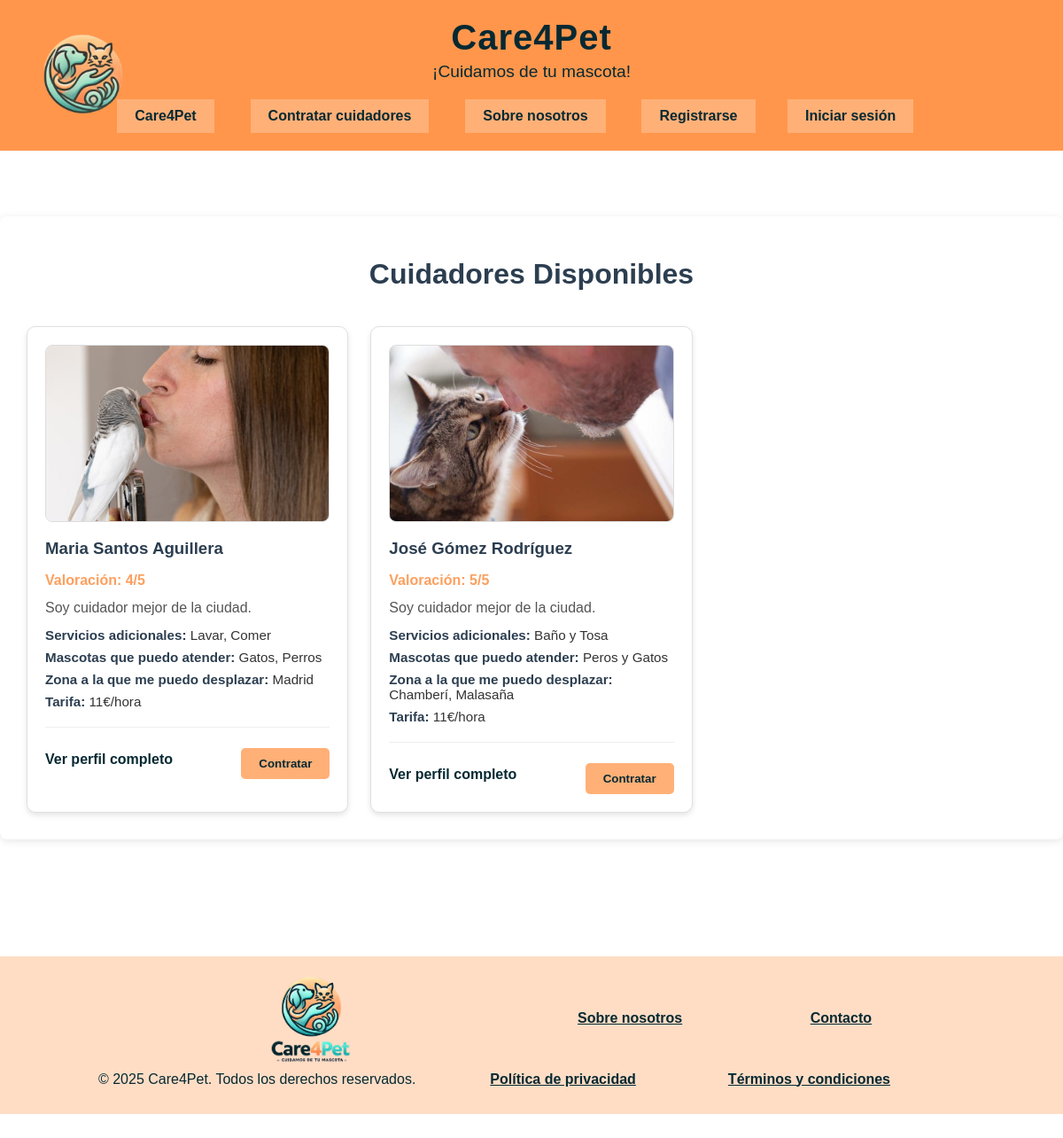
Page /pagina_contratacion.php on the committed database.
### tables this page shows
CREATE TABLE `cuidadores` (
  `idUsuario` bigint(20) UNSIGNED NOT NULL,
  `TiposDeMascotas` longtext DEFAULT NULL,
  `Tarifa` decimal(10,0) UNSIGNED NOT NULL,
  `Descripcion` text DEFAULT NULL,
  `ServiciosAdicionales` longtext DEFAULT NULL,
  `Valoracion` tinyint(3) UNSIGNED DEFAULT NULL,
  `ZonasAtendidas` longtext DEFAULT NULL
);

CREATE TABLE `usuarios` (
  `idUsuario` bigint(20) UNSIGNED NOT NULL,
  `Nombre` varchar(255) NOT NULL,
  `Apellidos` varchar(255) NOT NULL,
  `Correo` varchar(255) NOT NULL,
  `Contraseña` varchar(255) NOT NULL,
  `DNI` varchar(255) NOT NULL,
  `Telefono` int(11) NOT NULL,
  `FotoPerfil` text DEFAULT NULL,
  `Direccion` varchar(255) DEFAULT NULL,
  `esDueno` tinyint(1) NOT NULL DEFAULT 0,
  `esCuidador` tinyint(1) NOT NULL DEFAULT 0,
  `esAdmin` tinyint(1) NOT NULL DEFAULT 0,
  `cuentaActiva` tinyint(1) NOT NULL DEFAULT 1,
  `fecha_registro` timestamp NOT NULL DEFAULT current_timestamp(),
  `verificado` tinyint(1) NOT NULL DEFAULT 0,
  `documento_verificacion` varchar(255) DEFAULT NULL
);

### includes/mysql/DatabaseConnection.php (called while the page is built, shortened)
<?php
    class DatabaseConnection {
        private static ?DatabaseConnection $instance = null;
        private ?mysqli $connection = null;
        private function __construct() {
            $this->connection = new mysqli(
                BD_HOST,
                BD_USER,
                BD_PASS,
                BD_NAME
            );
        }
        public static function getInstance() {
            if (self::$instance === null) {
                self::$instance = new DatabaseConnection();
            }
            return self::$instance;
        }
        public function getConnection() {
            return $this->connection;
        }
    }
?>

### includes/mysql/DAOs/DAOCuidador.php (called while the page is built, shortened)
<?php
    class DAOCuidador {
        private static $DAOCuidadorInstance = null;
        private $con;
        private function __construct() {
            require_once __DIR__ . '/../../clases/Cuidador_t.php';
            require_once __DIR__ . '/../DatabaseConnection.php';
            $this->con = (DatabaseConnection::getInstance())->getConnection();
        }
        public static function getInstance() {
            if (null === self::$DAOCuidadorInstance) {
                self::$DAOCuidadorInstance = new DAOCuidador();
            }
            return self::$DAOCuidadorInstance;
        }
        public function leerTodosLosCuidadores() {
            $sentencia_sql = "SELECT * FROM cuidadores";
            $consulta_resultado = $this->con->query($sentencia_sql);
            $arrayCuidadores = [];
            if ($consulta_resultado->num_rows > 0) {
                while ($cuidadorActual = $consulta_resultado->fetch_assoc()) {
                    $idUsuario = $cuidadorActual["idUsuario"];
                    $tiposDeMascotas = $cuidadorActual["TiposDeMascotas"];
                    $tarifa = $cuidadorActual["Tarifa"];
                    $descripcion = $cuidadorActual["Descripcion"];
                    $serviciosAdicionales = $cuidadorActual["ServiciosAdicionales"];
                    $valoracion = $cuidadorActual["Valoracion"];
                    $zonasAtendidas = $cuidadorActual["ZonasAtendidas"];
                    $cuidadorAAnadir = new tCuidador($idUsuario, $tiposDeMascotas, $tarifa,
                        $descripcion, $serviciosAdicionales, $valoracion, $zonasAtendidas);
                    $arrayCuidadores[] = $cuidadorAAnadir;
                }
                return $arrayCuidadores;
            }
            else {
                return NULL;
            }
        }
    }
?>

### includes/clases/Cuidador_t.php (called while the page is built, shortened)
<?php
    class tCuidador {
        public $id, $tiposDeMascotas, $tarifa, $descripcion, $serviciosAdicionales,
            $valoracion, $zonasAtendidas;
        public function __construct($id, $tiposDeMascotas = "", $tarifa = 0,
            $descripcion = "", $serviciosAdicionales = "", $valoracion = 0, $zonasAtendidas = "") {
            $this->id = $id;
            $this->tiposDeMascotas = $tiposDeMascotas;
            $this->tarifa = $tarifa;
            $this->descripcion = $descripcion;
            $this->serviciosAdicionales = $serviciosAdicionales;
            $this->valoracion = $valoracion;
            $this->zonasAtendidas = $zonasAtendidas;
        }
        public function getId() { return $this->id; }
        public function getTiposDeMascotas() { return $this->tiposDeMascotas; }
        public function getTarifa() { return $this->tarifa; }
        public function getDescripcion() { return $this->descripcion; }
        public function getServiciosAdicionales() { return $this->serviciosAdicionales; }
        public function getValoracion() { return $this->valoracion; }
        public function getZonasAtendidas() { return $this->zonasAtendidas; }
    }
?>

### includes/mysql/DAOs/DAOUsuario.php (called while the page is built, shortened)
<?php
    class DAOUsuario {
        private static $DAOUsuarioInstance = null;
        private $con;
        private function __construct() {
            require_once __DIR__ . '/../../clases/Usuario_t.php';
            require_once __DIR__ . '/../DatabaseConnection.php';
            $this->con = (DatabaseConnection::getInstance())->getConnection();
        }
        public static function getInstance() {
            if (null === self::$DAOUsuarioInstance) {
                self::$DAOUsuarioInstance = new DAOUsuario();
            }
            return self::$DAOUsuarioInstance;
        }
        public function leerTodosLosUsuarios() {
            $sentencia_sql = "SELECT * FROM usuarios";
            $consulta_resultado = $this->con->query($sentencia_sql);
            $arrayUsuarios = [];
            if ($consulta_resultado->num_rows > 0) {
                while ($usuarioActual = $consulta_resultado->fetch_assoc()) {
                    $idUsuario = $usuarioActual["idUsuario"];
                    $nombre = $usuarioActual["Nombre"];
                    $apellidos = $usuarioActual["Apellidos"];
                    $correo = $usuarioActual["Correo"];
                    $contrasena = $usuarioActual["Contraseña"];
                    $dni = $usuarioActual["DNI"];
                    $telefono = $usuarioActual["Telefono"];
                    $fotoPerfil = $usuarioActual["FotoPerfil"];
                    $direccion = $usuarioActual["Direccion"];
                    $esDueno = $usuarioActual["esDueno"];
                    $esCuidador = $usuarioActual["esCuidador"];
                    $esAdmin = $usuarioActual["esAdmin"];
                    $cuentaActiva = $usuarioActual["cuentaActiva"];
                    $fecha_registro = $usuarioActual["fecha_registro"];
                    $usuarioAAnadir = new tUsuario($idUsuario, $nombre, $apellidos,
                        $correo, $contrasena, $dni, $telefono, $fotoPerfil,
                        $direccion, $esDueno, $esCuidador, $esAdmin, $cuentaActiva, $fecha_registro);
                    $arrayUsuarios[] = $usuarioAAnadir;
                }
                return $arrayUsuarios;
            }
            else {
                return NULL;
            }
        }
    }
?>

### includes/clases/Usuario_t.php (called while the page is built, shortened)
<?php
    class tUsuario {
        public $id, $nombre, $apellidos, $correo, $contrasena,
            $dni, $telefono, $fotoPerfil, $direccion, $esDueno,
            $esCuidador, $esAdmin, $cuentaActiva, $fecha_registro,
            $verificado, $documento_verificacion;
        public function __construct($id = NULL, $nombre = "", $apellidos = "",
            $correo = "", $contrasena = "", $dni = "", $telefono = "", $fotoPerfil = "",
            $direccion = "", $esDueno = 0, $esCuidador = 0, $esAdmin = 0,
            $cuentaActiva = 1, $fecha_registro = NULL, $verificado = 0, $documento_verificacion = NULL) {
            if ($id == NULL) $this->id = rand();
            else $this->id = $id;
            $this->nombre = $nombre;
            $this->apellidos = $apellidos;
            $this->fotoPerfil = $fotoPerfil;
        }
        public function getId() { return $this->id; }
        public function getNombre() { return $this->nombre; }
        public function getApellidos() { return $this->apellidos; }
        public function getFotoPerfil() { return $this->fotoPerfil; }
    }
?>

### pagina_contratacion.php (the view, shortened to what this page needs)
<?php
require_once __DIR__ . '/includes/mysql/DAOs/DAOCuidador.php';
require_once __DIR__ . '/includes/mysql/DAOs/DAOUsuario.php';
$cuidadores = [];
$error = null;
        try {
             $daoCuidador = DAOCuidador::getInstance();
            $daoUsuario = DAOUsuario::getInstance();
            $cuidadores = $daoCuidador->leerTodosLosCuidadores();
            $todosUsuarios = $daoUsuario->leerTodosLosUsuarios();
            $usuariosIndexados = [];
            foreach ($todosUsuarios as $usuario) {
                    $usuariosIndexados[$usuario->getId()] = $usuario;
            }
        }
        catch (Exception $e) {
            error_log("Error en pagina_contratacion.php: " . $e->getMessage());
            $error = "Ocurrió un error al cargar los cuidadores. Por favor, inténtelo más tarde.";
        }
?>
<!DOCTYPE html>
<html lang="es">
<head>
    <link rel="stylesheet" type="text/css" href="<?= RUTA_CSS ?>estilo.css" />
    <link rel="stylesheet" href="https://cdnjs.cloudflare.com/ajax/libs/font-awesome/5.15.4/css/all.min.css">
</head>
<body>
<?php require_once __DIR__ . '/includes/vistas/comun/cabecera.php'; ?>
<div class="contenedor-principal">
    <h2 class="titulo-centrado">Cuidadores Disponibles</h2>
    <div class="lista-cuidadores">
    <?php if ($error): ?>
            <p class="error"><?= $error ?></p>
        <?php elseif (empty($cuidadores)): ?>
            <p class="sin-resultados">No hay cuidadores disponibles en este momento.</p>
        <?php else: ?>
            <?php foreach ($cuidadores as $cuidador): ?>
                <?php if (isset($usuariosIndexados[$cuidador->getId()])): ?>
                    <?php $usuario = $usuariosIndexados[$cuidador->getId()]; ?>
                    <div class="tarjeta-cuidador">
                        <?php if ($usuario->getFotoPerfil()): ?>
                            <img src="<?= RUTA_IMGS . $usuario->getFotoPerfil() ?>"
                                 class="foto-cuidador">
                        <?php else: ?>
                            <img src="<?= RUTA_IMGS ?>perfil_rand.png"
                                 alt="Foto de perfil por defecto"
                                 class="foto-cuidador">
                        <?php endif; ?>
                        <div class="info-cuidador">
                            <h3>
                                <?= htmlspecialchars($usuario->getNombre() . ' ' . $usuario->getApellidos()) ?>
                            </h3>
                            <p class="valoracion">Valoración: <?= htmlspecialchars($cuidador->getValoracion()) ?>/5</p>
                            <p class="descripcion"><?= htmlspecialchars($cuidador->getDescripcion()) ?></p>
                            <p class="serviciosAdicionales"><strong>Servicios adicionales:</strong> <?= htmlspecialchars($cuidador->getServiciosAdicionales()) ?></p>
                            <p class="tipos-mascotas"><strong>Mascotas que puedo atender:</strong> <?= htmlspecialchars($cuidador->getTiposDeMascotas()) ?></p>
                            <p class="zonas-atendidas"><strong>Zona a la que me puedo desplazar:</strong> <?= htmlspecialchars($cuidador->getZonasAtendidas()) ?></p>
                            <p class="tarifa"><strong>Tarifa:</strong> <?= htmlspecialchars($cuidador->getTarifa()) ?>€/hora</p>
                            <div class="acciones-cuidador">
                            <a href="perfil_cuidador.php?id=<?= $usuario->getId() ?>" class="btn-vermas">Ver perfil completo</a>                                <form action="formulario_contratacion.php" method="post">
                                    <button type="submit" class="btn-delete">Contratar</button>
                                </form>
                            </div>
                        </div>
                    </div>
                <?php else: ?>
                <?php endif; ?>
            <?php endforeach; ?>
        <?php endif; ?>
    </div>
</div>
<?php
require_once __DIR__ . '/includes/vistas/comun/pie_pagina.php';
require_once __DIR__ . '/includes/vistas/comun/aviso_legal.php';
?>
</body>
</html>

### rows in the picture
cuidadores: usuarios.FotoPerfil (picture), Valoracion "4", Descripcion "Soy cuidador mejor de la ciudad.", ServiciosAdicionales "Lavar, Comer", TiposDeMascotas "Gatos, Perros", ZonasAtendidas "Madrid", Tarifa "11"
usuarios: $usuario->getNombre() . ' ' . $usuario->getApellidos() "Maria Santos Aguillera"
cuidadores: usuarios.FotoPerfil (picture), Valoracion "5", Descripcion "Soy cuidador mejor de la ciudad.", ServiciosAdicionales "Baño y Tosa", TiposDeMascotas "Peros y Gatos", ZonasAtendidas "Chamberí, Malasaña", Tarifa "11"
usuarios: $usuario->getNombre() . ' ' . $usuario->getApellidos() "José Gómez Rodríguez"
